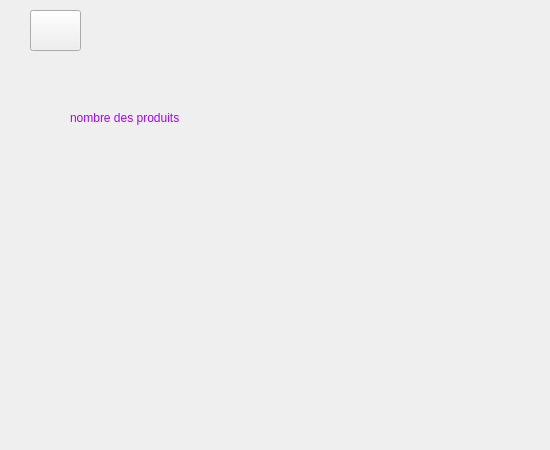
        <widget class="QWidget" name="tab_17">
         <attribute name="title">
          <string>Page</string>
         </attribute>
         <widget class="QCustomPlot" name="widget" native="true">
          <property name="geometry">
           <rect>
            <x>30</x>
            <y>80</y>
            <width>511</width>
            <height>361</height>
           </rect>
          </property>
          <widget class="QLabel" name="label_46">
           <property name="geometry">
            <rect>
             <x>680</x>
             <y>280</y>
             <width>111</width>
             <height>20</height>
            </rect>
           </property>
           <property name="palette">
            <palette>
             <active>
              <colorrole role="WindowText">
               <brush brushstyle="SolidPattern">
                <color alpha="255">
                 <red>170</red>
                 <green>0</green>
                 <blue>255</blue>
                </color>
               </brush>
              </colorrole>
              <colorrole role="Button">
               <brush brushstyle="SolidPattern">
                <color alpha="255">
                 <red>218</red>
                 <green>218</green>
                 <blue>218</blue>
                </color>
               </brush>
              </colorrole>
              <colorrole role="Base">
               <brush brushstyle="SolidPattern">
                <color alpha="255">
                 <red>218</red>
                 <green>218</green>
                 <blue>218</blue>
                </color>
               </brush>
              </colorrole>
              <colorrole role="Window">
               <brush brushstyle="SolidPattern">
                <color alpha="255">
                 <red>218</red>
                 <green>218</green>
                 <blue>218</blue>
                </color>
               </brush>
              </colorrole>
             </active>
             <inactive>
              <colorrole role="WindowText">
               <brush brushstyle="SolidPattern">
                <color alpha="255">
                 <red>170</red>
                 <green>0</green>
                 <blue>255</blue>
                </color>
               </brush>
              </colorrole>
              <colorrole role="Button">
               <brush brushstyle="SolidPattern">
                <color alpha="255">
                 <red>218</red>
                 <green>218</green>
                 <blue>218</blue>
                </color>
               </brush>
              </colorrole>
              <colorrole role="Base">
               <brush brushstyle="SolidPattern">
                <color alpha="255">
                 <red>218</red>
                 <green>218</green>
                 <blue>218</blue>
                </color>
               </brush>
              </colorrole>
              <colorrole role="Window">
               <brush brushstyle="SolidPattern">
                <color alpha="255">
                 <red>218</red>
                 <green>218</green>
                 <blue>218</blue>
                </color>
               </brush>
              </colorrole>
             </inactive>
             <disabled>
              <colorrole role="WindowText">
               <brush brushstyle="SolidPattern">
                <color alpha="255">
                 <red>120</red>
                 <green>120</green>
                 <blue>120</blue>
                </color>
               </brush>
              </colorrole>
              <colorrole role="Button">
               <brush brushstyle="SolidPattern">
                <color alpha="255">
                 <red>218</red>
                 <green>218</green>
                 <blue>218</blue>
                </color>
               </brush>
              </colorrole>
              <colorrole role="Base">
               <brush brushstyle="SolidPattern">
                <color alpha="255">
                 <red>218</red>
                 <green>218</green>
                 <blue>218</blue>
                </color>
               </brush>
              </colorrole>
              <colorrole role="Window">
               <brush brushstyle="SolidPattern">
                <color alpha="255">
                 <red>218</red>
                 <green>218</green>
                 <blue>218</blue>
                </color>
               </brush>
              </colorrole>
             </disabled>
            </palette>
           </property>
           <property name="text">
            <string>intervale des prix</string>
           </property>
          </widget>
          <widget class="QLabel" name="label_47">
           <property name="geometry">
            <rect>
             <x>40</x>
             <y>30</y>
             <width>131</width>
             <height>16</height>
            </rect>
           </property>
           <property name="palette">
            <palette>
             <active>
              <colorrole role="WindowText">
               <brush brushstyle="SolidPattern">
                <color alpha="255">
                 <red>170</red>
                 <green>0</green>
                 <blue>255</blue>
                </color>
               </brush>
              </colorrole>
              <colorrole role="Button">
               <brush brushstyle="SolidPattern">
                <color alpha="255">
                 <red>218</red>
                 <green>218</green>
                 <blue>218</blue>
                </color>
               </brush>
              </colorrole>
              <colorrole role="Base">
               <brush brushstyle="SolidPattern">
                <color alpha="255">
                 <red>218</red>
                 <green>218</green>
                 <blue>218</blue>
                </color>
               </brush>
              </colorrole>
              <colorrole role="Window">
               <brush brushstyle="SolidPattern">
                <color alpha="255">
                 <red>218</red>
                 <green>218</green>
                 <blue>218</blue>
                </color>
               </brush>
              </colorrole>
             </active>
             <inactive>
              <colorrole role="WindowText">
               <brush brushstyle="SolidPattern">
                <color alpha="255">
                 <red>170</red>
                 <green>0</green>
                 <blue>255</blue>
                </color>
               </brush>
              </colorrole>
              <colorrole role="Button">
               <brush brushstyle="SolidPattern">
                <color alpha="255">
                 <red>218</red>
                 <green>218</green>
                 <blue>218</blue>
                </color>
               </brush>
              </colorrole>
              <colorrole role="Base">
               <brush brushstyle="SolidPattern">
                <color alpha="255">
                 <red>218</red>
                 <green>218</green>
                 <blue>218</blue>
                </color>
               </brush>
              </colorrole>
              <colorrole role="Window">
               <brush brushstyle="SolidPattern">
                <color alpha="255">
                 <red>218</red>
                 <green>218</green>
                 <blue>218</blue>
                </color>
               </brush>
              </colorrole>
             </inactive>
             <disabled>
              <colorrole role="WindowText">
               <brush brushstyle="SolidPattern">
                <color alpha="255">
                 <red>120</red>
                 <green>120</green>
                 <blue>120</blue>
                </color>
               </brush>
              </colorrole>
              <colorrole role="Button">
               <brush brushstyle="SolidPattern">
                <color alpha="255">
                 <red>218</red>
                 <green>218</green>
                 <blue>218</blue>
                </color>
               </brush>
              </colorrole>
              <colorrole role="Base">
               <brush brushstyle="SolidPattern">
                <color alpha="255">
                 <red>218</red>
                 <green>218</green>
                 <blue>218</blue>
                </color>
               </brush>
              </colorrole>
              <colorrole role="Window">
               <brush brushstyle="SolidPattern">
                <color alpha="255">
                 <red>218</red>
                 <green>218</green>
                 <blue>218</blue>
                </color>
               </brush>
              </colorrole>
             </disabled>
            </palette>
           </property>
           <property name="text">
            <string>nombre des produits</string>
           </property>
          </widget>
         </widget>
         <widget class="QPushButton" name="retour3fp">
          <property name="geometry">
           <rect>
            <x>30</x>
            <y>10</y>
            <width>51</width>
            <height>41</height>
           </rect>
          </property>
          <property name="styleSheet">
           <string notr="true">border-image: url(:/resource/login.png);</string>
          </property>
          <property name="text">
           <string/>
          </property>
         </widget>
        </widget>
